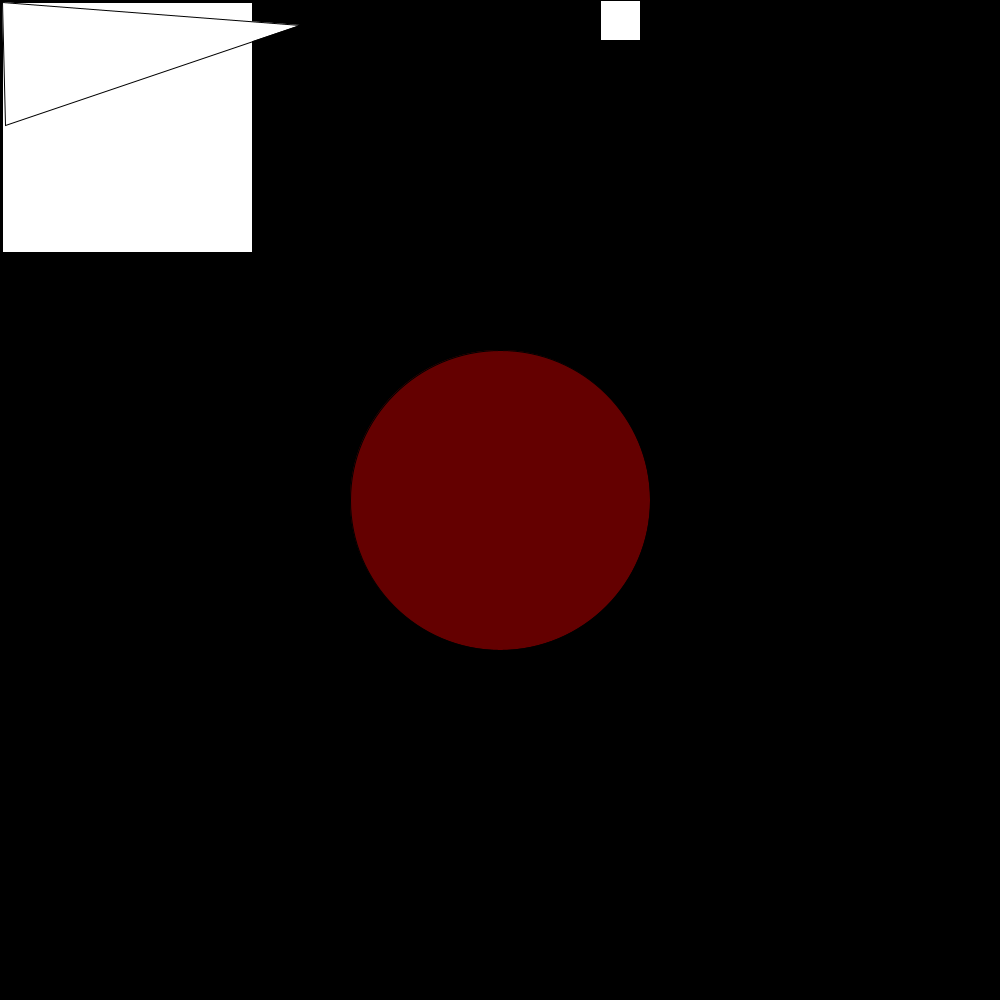
Frame 1 (no input)
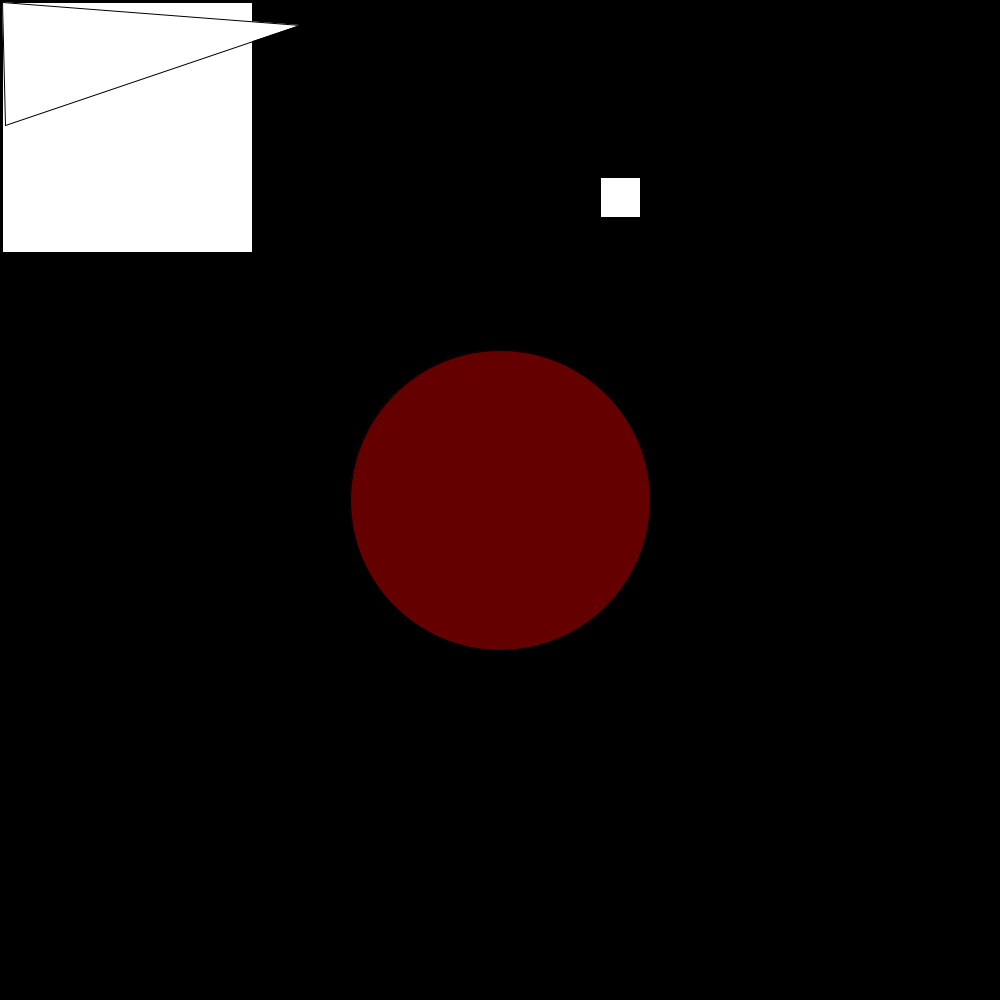
Frame 60 (the mouse pressed at the canvas centre just before this capture)
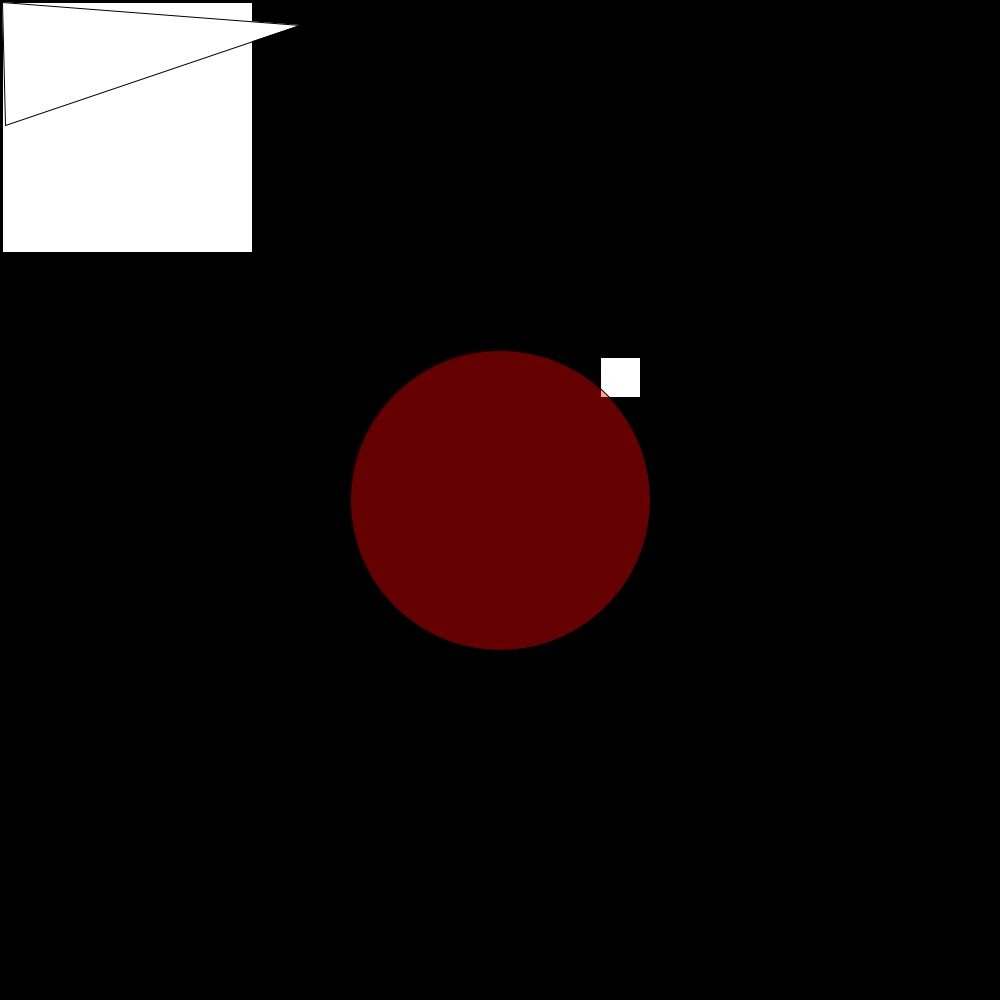
Frame 120 (the mouse held since frame 60 and released just before this capture)

The Processing sketch that drew these frames (run headless with seeded random() and noise(); from frame 60 on, the mouse is pressed at the canvas centre):

// Processing sketch: reverse_engineering_variables
// ── reverse_engineering_variables.pde
int n = 0;

void setup() { // called once
  size(1000,1000);
}

void draw() { // in a loop
  background(0);
  fill(255,255,255);
  square(2,2,250);
  square(600,n,40);
  n = n+3;
  triangle(2,2,5,125,300,25);
  fill(255,0,0,100);
  circle(width / 2, 
  height / 2,
  300);
  
  
}
